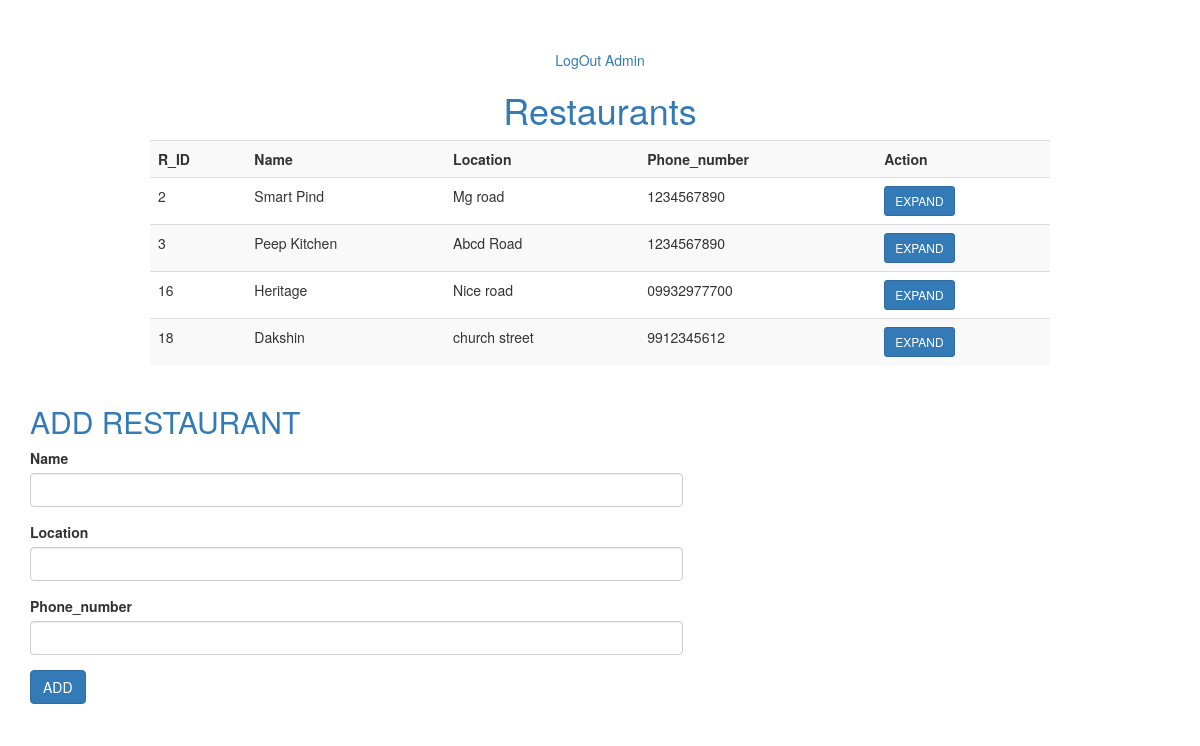
/admin.php (signed in), run on the app's committed database.
### tables this page shows
CREATE TABLE `restaurant` (
  `R_ID` int(30) NOT NULL,
  `name` varchar(30) NOT NULL,
  `location` varchar(30) NOT NULL,
  `phone_number` varchar(30) NOT NULL,
  `rating` float(2,1) NOT NULL
);

### admin.php (the view, shortened to what this page needs)
<?php
$conn = Connect();
?>
<!DOCTYPE html>
<html lang="en">
<head>
    <link rel="stylesheet" href="https://maxcdn.bootstrapcdn.com/bootstrap/3.4.1/css/bootstrap.min.css">
</head>
<body>
    <div class="site-section" style="padding-top: 5rem">
        <p class="text-center"><a href="logout.php">LogOut Admin</a></p>
        <h1 class="text-center text-primary">
            Restaurants
        </h1>
        <table class="table table-striped table-hover container" style="margin-left: 15rem; width :75%">
            <tr>
                <th>R_ID</th>
                <th>Name</th>
                <th>Location</th>
                <th>Phone_number</th>
                <th>Action</th>
            </tr>
            <?php
            $query = "select * from restaurant order by restaurant.R_ID";
            $result = $conn->query($query);
            while ($row = ($result->fetch_assoc())) {
                echo
                '
                            <tr>
                                <td>' . $row['R_ID'] . '</td>
                                <td>' . $row['name'] . '</td>
                                <td>' . $row['location'] . '</td>
                                <td>' . $row['phone_number'] . '</td>
                                <td><button type="button" class="btn btn-primary btn-sm" data-toggle="modal" data-target="#restaurant' . $row['R_ID'] . '">
                                    EXPAND
                                </button>
                                </td>
                            </tr>
                    ';
            }
            ?>
        </table>
    </div>
    <div class="container" id="demo" class="collapse">
        <div class="row mb-5">
            <div class="col-md-12 order-md-1" data-aos="fade-up">
                <div class="text-left pb-1 border-primary mb-4">
                    <h2 class="text-primary">ADD RESTAURANT</h2>
                </div>
                <div id="customersignup">
                    <div class="row">
                        <div class="col-md-7">
                            <form action="add_restaurant_action.php" method="POST" enctype="multipart/form-data" class="p-5 bg-white">
                                <div class="row form-group">
                                    <div class="col-md-12 mb-6 mb-md-0">
                                        <label class="text-black" for="name">Name</label>
                                        <input type="text" name="name" id="name" class="form-control" required>
                                    </div>
                                </div>
                                <div class="row form-group">
                                    <div class="col-md-12 mb-6 mb-md-0">
                                        <label class="text-black" for="location">Location</label>
                                        <input type="text" name="location" id="location" class="form-control" required>
                                    </div>
                                </div>
                                <div class="row form-group">
                                    <div class="col-md-12 mb-6 mb-md-0">
                                        <label class="text-black" for="phone_number">Phone_number</label>
                                        <input type="text" name="phone_number" id="phone_number" class="form-control" required>
                                    </div>
                                </div>
                                <div class="row form-group">
                                    <div class="col-md-12">
                                        <input type="submit" name="submit" value="ADD" class="btn btn-primary py-2 px-4 text-white">
                                    </div>
                                </div>
                            </form>
                        </div>
                    </div>
                </div>
            </div>
        </div>
    </div>
</body>
</html>

### data on the page
restaurant: R_ID "2", name "Smart Pind", location "Mg road", phone_number "1234567890"
restaurant: R_ID "3", name "Peep Kitchen", location "Abcd Road", phone_number "1234567890"
restaurant: R_ID "16", name "Heritage", location "Nice road", phone_number "09932977700"
restaurant: R_ID "18", name "Dakshin", location "church street", phone_number "9912345612"
